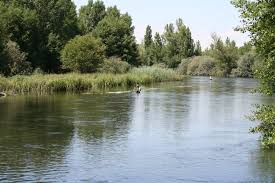
#> input picture RetoMision3/Pictures/Rio.jpg, 275 x 183 px
$ python imagenes.py   (older library calls are emulated)
#> lines starting #> are read from the running program, lines starting #| are printed output that depends on the picture
import cv2
import numpy as np

#cargamos imagen
image = cv2.imread('Pictures/Rio.jpg')
#> image is the input picture: shape (183, 275, 3); mean B, G, R 123, 134.8, 126.5
image2 = cv2.imread('Pictures/Nevado.jpg')
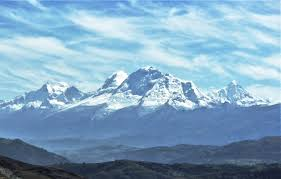
#> input picture RetoMision3/Pictures/Nevado.jpg, 281 x 179 px
#> image2 is the input picture: shape (179, 281, 3); mean B, G, R 192.5, 165.9, 130.4
image3 = cv2.imread('Pictures/Montanas.jpg')
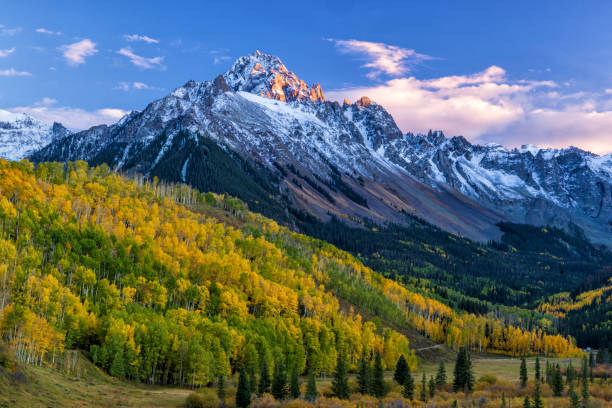
#> input picture RetoMision3/Pictures/Montanas.jpg, 612 x 408 px
#> image3 is the input picture: shape (408, 612, 3); mean B, G, R 108.3, 106.4, 89.6

cv2.imshow('Rio', image)
cv2.waitKey(0)
cv2.destroyAllWindows()

#obtener dimensiones de la imagen
hight, width = image.shape[:2]
#> hight = 183; width = 275
center = (width/2, hight/2)
#> center = (137.5, 91.5)

#rotar la imagen
angulo = 90
matrix = cv2.getRotationMatrix2D(center, angulo, 1.0)
#> matrix = [[6.12e-17, 1, 46], [-1, 6.12e-17, 229]]
rotated = cv2.warpAffine(image2, matrix, (width, hight))

cv2.imshow('Nevado', rotated)
cv2.waitKey(0)
cv2.destroyAllWindows()

#Definir la matriz de traslación
tx, ty = 100, 50
M = np.float32([[1, 0, tx], [0, 1, ty]])

#Aplicar la matriz de traslación a la imagen
translated = cv2.warpAffine(image3, M, (image3.shape[1], image.shape[0]))

#Mostratre la imagen trasladada
cv2.imshow('Montana', translated)
cv2.waitKey(0)
cv2.destroyAllWindows()

#Escala
# Definir la nueva altura y ancho de la imagen
new_height, new_width = 300, 250

#Aplicar la escala de la imagen
scaled = cv2.resize(image, (new_width, new_height))
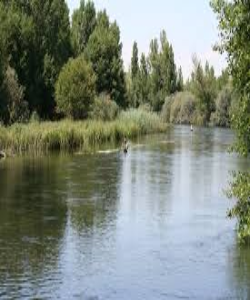
#> scaled: shape (300, 250, 3); mean B, G, R 122.9, 134.7, 126.4

#Mostrar la imagen escalada
cv2.imshow('Rio', scaled)
cv2.waitKey(0)
cv2.destroyAllWindows()

#Recorte
# Definir las coordenadas del área de interés ROI
x, y, w, h = 100, 100, 200, 150

#Recortar la región de interés ROI
cropped = image2[y:y+h, x:x+w]
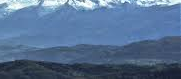
#> cropped: shape (79, 181, 3); mean B, G, R 145.2, 112.3, 86

#Mostrar la imagen recortada
cv2.imshow('Nevado', cropped)
cv2.waitKey(0)
cv2.destroyAllWindows()

# Suavizado
# Aplicar el filtro Gaussiano para suavisar la imagen
smoothed = cv2.GaussianBlur(image, (5, 5), 0)

#Mostrar la imagen suavisada
cv2.imshow('Rio', smoothed)
cv2.waitKey(0)
cv2.destroyAllWindows()

#Realce
# Definir el kernel para el filtro de afilado
kernel = np.array([[-1, -1, -1],
                   [-1, 9, -1],
                   [-1, -1, -1]])

#Aplicar el filtro de afilado para realzar los detalles
sharpened = cv2.filter2D(image3, -1, kernel)
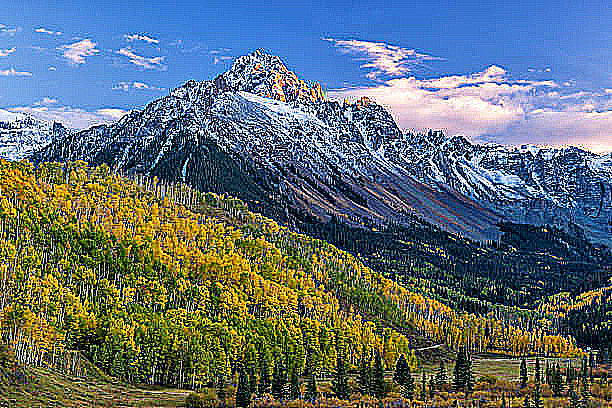
#> sharpened: shape (408, 612, 3); mean B, G, R 114.7, 110.4, 96

#Mostrar la imagen realzada
cv2.imshow('Montana', sharpened)
cv2.waitKey(0)
cv2.destroyAllWindows()

#Detección de bordes
# Cargar la imagen en escala de grises
image = cv2.imread('Pictures/Rio.jpg', cv2.IMREAD_GRAYSCALE)
#> image: shape (183, 275); min 0, max 255, mean 131

# Aplicar el operador Sobel para detectar los bordes
sobelx = cv2.Sobel(image, cv2.CV_64F, 1, 0, ksize=3)
sobely = cv2.Sobel(image, cv2.CV_64F, 0, 1, ksize=3)
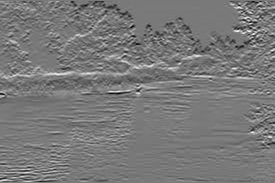
#> sobely: shape (183, 275) float64; min -552, max 605, mean -1.1; drawn with min black and max white

#Combinar las respuestas en magnitud
edges = cv2.magnitude(sobelx, sobely)
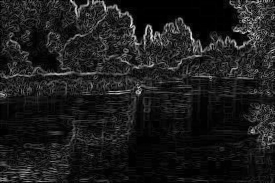
#> edges: shape (183, 275) float64; min 0, max 736.6, mean 82.7; drawn with min black and max white

#Normalizar los valores para mostrar la imagen correctamente
edges = cv2.normalize(edges, None, 0, 255, cv2.NORM_MINMAX, dtype=cv2.CV_8U)

#Mostrar la imagen con los bordes detectados
cv2.imshow('Rio', edges)
cv2.waitKey(0)
cv2.destroyAllWindows()
